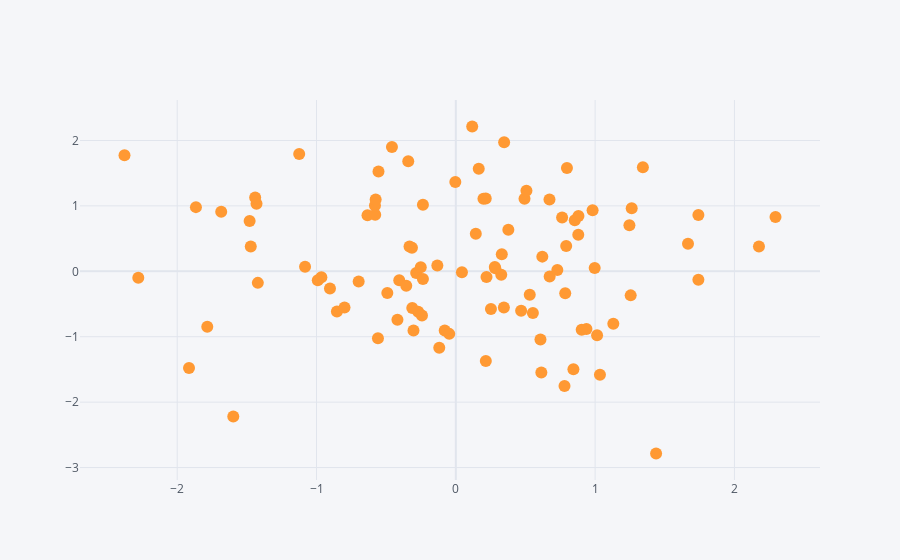

The cell this chart's notebook holds for it:
### Code cell
df.iplot(x = 'A' , y = 'B',mode = 'markers')
